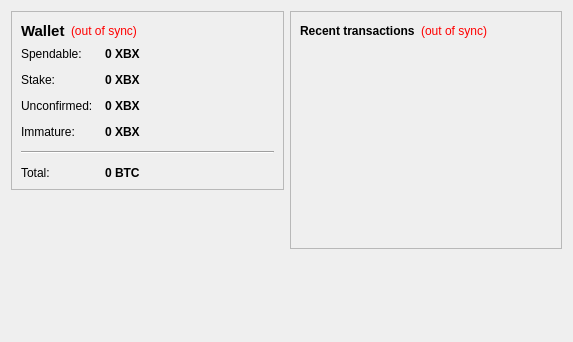
<?xml version="1.0" encoding="UTF-8"?>
<ui version="4.0">
 <class>OverviewPage</class>
 <widget class="QWidget" name="OverviewPage">
  <property name="geometry">
   <rect>
    <x>0</x>
    <y>0</y>
    <width>573</width>
    <height>342</height>
   </rect>
  </property>
  <property name="windowTitle">
   <string>Form</string>
  </property>
  <layout class="QHBoxLayout" name="horizontalLayout" stretch="1,1">
   <item>
    <layout class="QVBoxLayout" name="verticalLayout_2">
     <item>
      <widget class="QFrame" name="frame">
       <property name="frameShape">
        <enum>QFrame::StyledPanel</enum>
       </property>
       <property name="frameShadow">
        <enum>QFrame::Raised</enum>
       </property>
       <layout class="QVBoxLayout" name="verticalLayout_4">
        <item>
         <layout class="QHBoxLayout" name="horizontalLayout_4">
          <item>
           <widget class="QLabel" name="label_5">
            <property name="font">
             <font>
              <pointsize>11</pointsize>
              <weight>75</weight>
              <bold>true</bold>
             </font>
            </property>
            <property name="text">
             <string>Wallet</string>
            </property>
           </widget>
          </item>
          <item>
           <widget class="QLabel" name="labelWalletStatus">
            <property name="toolTip">
             <string>The displayed information may be out of date. Your wallet automatically synchronizes with the xboxcoin network after a connection is established, but this process has not completed yet.</string>
            </property>
            <property name="styleSheet">
             <string notr="true">QLabel { color: red; }</string>
            </property>
            <property name="text">
             <string notr="true">(out of sync)</string>
            </property>
            <property name="alignment">
             <set>Qt::AlignLeading|Qt::AlignLeft|Qt::AlignVCenter</set>
            </property>
           </widget>
          </item>
          <item>
           <spacer name="horizontalSpacer_2">
            <property name="orientation">
             <enum>Qt::Horizontal</enum>
            </property>
            <property name="sizeHint" stdset="0">
             <size>
              <width>40</width>
              <height>20</height>
             </size>
            </property>
           </spacer>
          </item>
         </layout>
        </item>
        <item>
         <layout class="QFormLayout" name="formLayout_2">
          <property name="fieldGrowthPolicy">
           <enum>QFormLayout::AllNonFixedFieldsGrow</enum>
          </property>
          <property name="horizontalSpacing">
           <number>12</number>
          </property>
          <property name="verticalSpacing">
           <number>12</number>
          </property>
          <item row="0" column="0">
           <widget class="QLabel" name="label">
            <property name="text">
             <string>Spendable:</string>
            </property>
           </widget>
          </item>
          <item row="0" column="1">
           <widget class="QLabel" name="labelBalance">
            <property name="font">
             <font>
              <weight>75</weight>
              <bold>true</bold>
             </font>
            </property>
            <property name="cursor">
             <cursorShape>IBeamCursor</cursorShape>
            </property>
            <property name="toolTip">
             <string>Your current spendable balance</string>
            </property>
            <property name="text">
             <string notr="true">0 XBX</string>
            </property>
            <property name="textInteractionFlags">
             <set>Qt::LinksAccessibleByMouse|Qt::TextSelectableByKeyboard|Qt::TextSelectableByMouse</set>
            </property>
           </widget>
          </item>
          <item row="1" column="0">
           <widget class="QLabel" name="label_6">
            <property name="text">
             <string>Stake:</string>
            </property>
           </widget>
          </item>
          <item row="1" column="1">
           <widget class="QLabel" name="labelStake">
            <property name="font">
             <font>
              <weight>75</weight>
              <bold>true</bold>
             </font>
            </property>
            <property name="cursor">
             <cursorShape>IBeamCursor</cursorShape>
            </property>
            <property name="toolTip">
             <string>Total of coins that was staked, and do not yet count toward the current balance</string>
            </property>
            <property name="text">
             <string notr="true">0 XBX</string>
            </property>
            <property name="textInteractionFlags">
             <set>Qt::LinksAccessibleByMouse|Qt::TextSelectableByKeyboard|Qt::TextSelectableByMouse</set>
            </property>
           </widget>
          </item>
          <item row="2" column="0">
           <widget class="QLabel" name="label_3">
            <property name="text">
             <string>Unconfirmed:</string>
            </property>
           </widget>
          </item>
          <item row="2" column="1">
           <widget class="QLabel" name="labelUnconfirmed">
            <property name="font">
             <font>
              <weight>75</weight>
              <bold>true</bold>
             </font>
            </property>
            <property name="cursor">
             <cursorShape>IBeamCursor</cursorShape>
            </property>
            <property name="toolTip">
             <string>Total of transactions that have yet to be confirmed, and do not yet count toward the current balance</string>
            </property>
            <property name="text">
             <string notr="true">0 XBX</string>
            </property>
            <property name="textInteractionFlags">
             <set>Qt::LinksAccessibleByMouse|Qt::TextSelectableByKeyboard|Qt::TextSelectableByMouse</set>
            </property>
           </widget>
          </item>
          <item row="3" column="0">
           <widget class="QLabel" name="labelImmatureText">
            <property name="text">
             <string>Immature:</string>
            </property>
           </widget>
          </item>
          <item row="3" column="1">
           <widget class="QLabel" name="labelImmature">
            <property name="font">
             <font>
              <weight>75</weight>
              <bold>true</bold>
             </font>
            </property>
            <property name="toolTip">
             <string>Mined balance that has not yet matured</string>
            </property>
            <property name="text">
             <string notr="true">0 XBX</string>
            </property>
            <property name="textInteractionFlags">
             <set>Qt::LinksAccessibleByMouse|Qt::TextSelectableByKeyboard|Qt::TextSelectableByMouse</set>
            </property>
           </widget>
          </item>
          <item row="4" column="0" colspan="2">
           <widget class="Line" name="line">
            <property name="orientation">
             <enum>Qt::Horizontal</enum>
            </property>
           </widget>
          </item>
          <item row="5" column="0">
           <widget class="QLabel" name="labelTotalText">
            <property name="text">
             <string>Total:</string>
            </property>
           </widget>
          </item>
          <item row="5" column="1">
           <widget class="QLabel" name="labelTotal">
            <property name="font">
             <font>
              <weight>75</weight>
              <bold>true</bold>
             </font>
            </property>
            <property name="cursor">
             <cursorShape>IBeamCursor</cursorShape>
            </property>
            <property name="toolTip">
             <string>Your current total balance</string>
            </property>
            <property name="text">
             <string notr="true">0 BTC</string>
            </property>
            <property name="textInteractionFlags">
             <set>Qt::LinksAccessibleByMouse|Qt::TextSelectableByKeyboard|Qt::TextSelectableByMouse</set>
            </property>
           </widget>
          </item>
         </layout>
        </item>
       </layout>
      </widget>
     </item>
     <item>
      <spacer name="verticalSpacer">
       <property name="orientation">
        <enum>Qt::Vertical</enum>
       </property>
       <property name="sizeHint" stdset="0">
        <size>
         <width>20</width>
         <height>40</height>
        </size>
       </property>
      </spacer>
     </item>
    </layout>
   </item>
   <item>
    <layout class="QVBoxLayout" name="verticalLayout_3">
     <item>
      <widget class="QFrame" name="frame_2">
       <property name="frameShape">
        <enum>QFrame::StyledPanel</enum>
       </property>
       <property name="frameShadow">
        <enum>QFrame::Raised</enum>
       </property>
       <layout class="QVBoxLayout" name="verticalLayout">
        <item>
         <layout class="QHBoxLayout" name="horizontalLayout_2">
          <item>
           <widget class="QLabel" name="label_4">
            <property name="text">
             <string>&lt;b&gt;Recent transactions&lt;/b&gt;</string>
            </property>
           </widget>
          </item>
          <item>
           <widget class="QLabel" name="labelTransactionsStatus">
            <property name="toolTip">
             <string>The displayed information may be out of date. Your wallet automatically synchronizes with the xboxcoin network after a connection is established, but this process has not completed yet.</string>
            </property>
            <property name="styleSheet">
             <string notr="true">QLabel { color: red; }</string>
            </property>
            <property name="text">
             <string notr="true">(out of sync)</string>
            </property>
            <property name="alignment">
             <set>Qt::AlignRight|Qt::AlignTrailing|Qt::AlignVCenter</set>
            </property>
           </widget>
          </item>
          <item>
           <spacer name="horizontalSpacer">
            <property name="orientation">
             <enum>Qt::Horizontal</enum>
            </property>
            <property name="sizeHint" stdset="0">
             <size>
              <width>40</width>
              <height>20</height>
             </size>
            </property>
           </spacer>
          </item>
         </layout>
        </item>
        <item>
         <widget class="QListView" name="listTransactions">
          <property name="styleSheet">
           <string notr="true">QListView { background: transparent; }</string>
          </property>
          <property name="frameShape">
           <enum>QFrame::NoFrame</enum>
          </property>
          <property name="verticalScrollBarPolicy">
           <enum>Qt::ScrollBarAlwaysOff</enum>
          </property>
          <property name="horizontalScrollBarPolicy">
           <enum>Qt::ScrollBarAlwaysOff</enum>
          </property>
          <property name="selectionMode">
           <enum>QAbstractItemView::NoSelection</enum>
          </property>
         </widget>
        </item>
       </layout>
      </widget>
     </item>
     <item>
      <spacer name="verticalSpacer_2">
       <property name="orientation">
        <enum>Qt::Vertical</enum>
       </property>
       <property name="sizeHint" stdset="0">
        <size>
         <width>20</width>
         <height>40</height>
        </size>
       </property>
      </spacer>
     </item>
    </layout>
   </item>
  </layout>
 </widget>
 <resources/>
 <connections/>
</ui>
